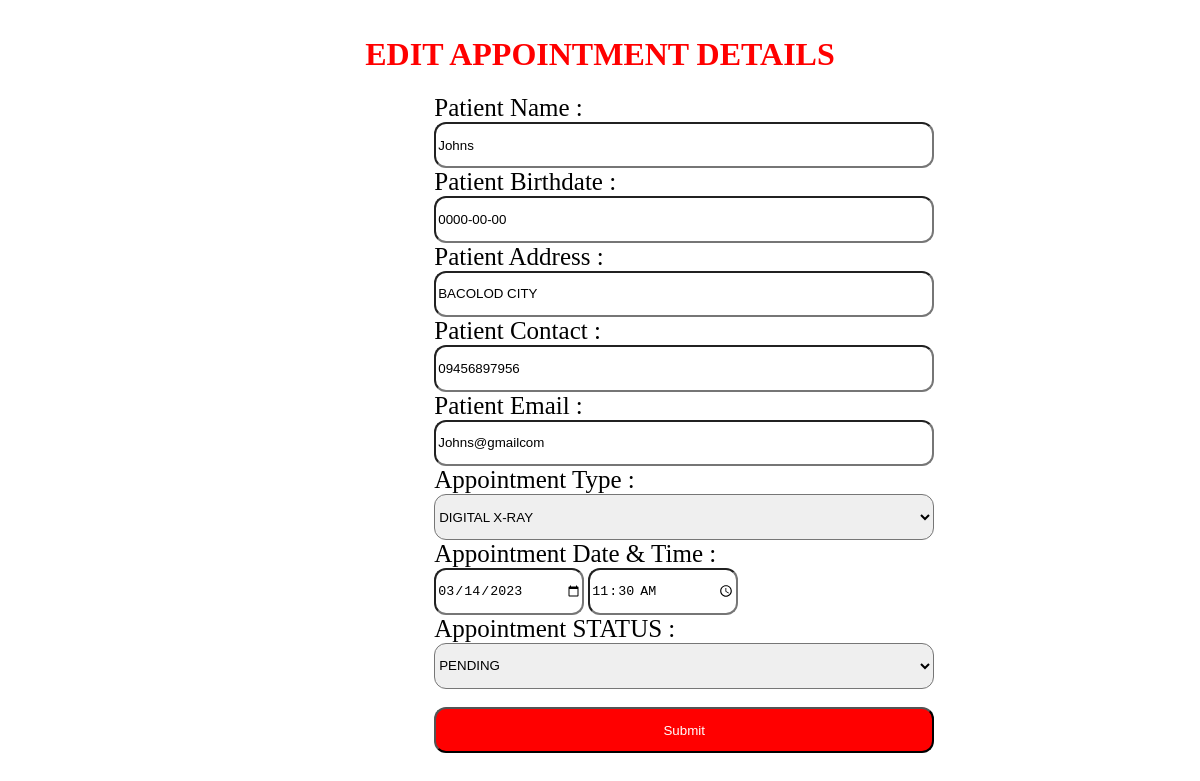
Page /edit_appointment.php?edit=11 on the committed database.
### tables this page shows
CREATE TABLE `tbl_appointment` (
  `appointment_id` int(11) NOT NULL,
  `appointment_date` date NOT NULL,
  `appointment_time` time NOT NULL,
  `patient_name` varchar(45) NOT NULL,
  `patient_birthdate` date NOT NULL,
  `patient_address` varchar(45) NOT NULL,
  `patient_email` varchar(45) NOT NULL,
  `patient_contact` varchar(45) NOT NULL,
  `appointment_type` varchar(45) NOT NULL,
  `appointment_status` varchar(45) NOT NULL DEFAULT 'PENDING'
);

### edit_appointment.php (the view, shortened to what this page needs)
<h1>EDIT APPOINTMENT DETAILS</h1>
<?php
    include 'config/config.php';
    $patient_name = '';
    $patient_birthdate = '';
    $patient_address = '';
    $patient_contact = '';
    $patient_email = '';
    $appointment_type = '';
    $appointment_date = '';
    $appointment_time = '';
    $appointment_status = '';
    if(isset($_GET['edit'])){
        $aid =$_GET['edit'];
        $sql = "SELECT * FROM tbl_appointment WHERE appointment_id =$aid";
        $result = mysqli_query($conn,$sql);
        while($row = mysqli_fetch_assoc($result)){
            $patient_name =$row['patient_name'];
            $patient_birthdate =$row['patient_birthdate'];
            $patient_address =$row['patient_address'];
            $patient_contact =$row['patient_contact'];
            $patient_email =$row['patient_email'];
            $appointment_type =$row['appointment_type'];
            $appointment_date =$row['appointment_date'];
            $appointment_time =$row['appointment_time'];
            $appointment_status =$row['appointment_status'];
        }
    }
?>
<div class="editemployeeform">
    <form action="delete_appointment.php" method="POST">
        <label class="inf">Patient Name : </label><br>
        <input class="infg" type="text" name="patientname" value="<?=$patient_name;?>"><br>
        <label class="inf">Patient Birthdate : </label><br>
        <input class="infg" type="text" name="patientbirthdate" value="<?=$patient_birthdate;?>"><br>
        <label class="inf">Patient Address : </label><br>
        <input class="infg" type="text" name="patientaddress" value="<?=$patient_address;?>"><br>
        <label class="inf">Patient Contact : </label><br>
        <input class="infg" type="text" name="patientcontact" value="<?=$patient_contact;?>"><br>
        <label class="inf">Patient Email : </label><br>
        <input class="infg" type="text" name="patientemail" value="<?=$patient_email;?>"><br>
        <label class="inf">Appointment Type : </label><br>
        <select class="infg" name="apptype" value="<?=$appointment_type;?>">
                <option value="DXRAY">DIGITAL X-RAY</option>
        </select><br>
        <label class="inf">Appointment Date & Time : </label><br>
        <input class="inft" type="date" name="appdate" class="" value="<?=$appointment_date;?>" required/>
        <input class="inft" type="time" name="apptime" class="" value="<?=$appointment_time;?>" required/><br>
        <label class="inf">Appointment STATUS : </label><br>
        <select class="infg" name="appstatus" value="<?=$appointment_status;?>">
            <option value="PENDING">PENDING</option>
        </select><br>
        <br>
        <input class="empasa" type="submit" name="editappointment" value="Submit"/>
    </form>
</div>

### edit_appointment.php (style rules this page uses)
h1 { Color:Red; text-align:center; margin-top:3%; }
.editemployeeform { width:500px; height:580px; margin-left:36%; }
.inf { font-family:Calibri; font-size:25px; }
.infg { width:100%; height:8%; border-radius:12px; }
.inft { width:30%; height:8%; border-radius:12px; }
.empasa { margin-bottom:2%; width:100%; height:8%; border-radius:12px; background-color:red; color:white; }

### rows in the picture
tbl_appointment: patientname "Johns", patientbirthdate "0000-00-00", patientaddress "BACOLOD CITY", patientcontact "09456897956", patientemail "Johns@gmailcom", apptype "DIGITAL X-RAY", appdate "03/14/2023", apptime "11:30:00", appstatus "PENDING"
